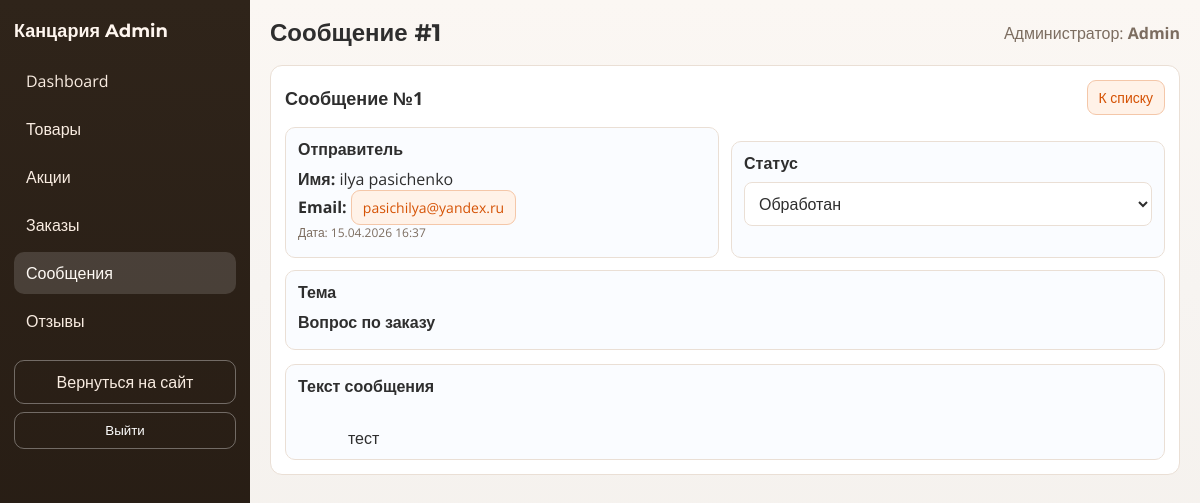
Screenshot of /admin/message_view.php?id=1 (signed in) with the database file from the repository.
### tables this page shows
CREATE TABLE `users` (
    `id` int(10) UNSIGNED NOT NULL,
    `role_id` int(10) UNSIGNED NOT NULL,
    `name` varchar(100) NOT NULL,
    `email` varchar(150) NOT NULL,
    `password_hash` varchar(255) NOT NULL,
    `phone` varchar(20) DEFAULT NULL,
    `is_verified` tinyint(1) NOT NULL DEFAULT '0',
    `email_verified_at` datetime DEFAULT NULL,
    `created_at` timestamp NULL DEFAULT CURRENT_TIMESTAMP,
    `updated_at` timestamp NULL DEFAULT CURRENT_TIMESTAMP ON UPDATE CURRENT_TIMESTAMP
);

CREATE TABLE `feedback` (
    `id` int(10) UNSIGNED NOT NULL,
    `name` varchar(100) NOT NULL,
    `email` varchar(150) NOT NULL,
    `phone` varchar(30) DEFAULT NULL,
    `subject` varchar(100) DEFAULT NULL,
    `message` text NOT NULL,
    `status` enum('new', 'in_progress', 'done') NOT NULL DEFAULT 'new',
    `status_updated_at` timestamp NULL DEFAULT NULL,
    `created_at` timestamp NULL DEFAULT CURRENT_TIMESTAMP
);

### admin/includes/bootstrap.php (called while the page is built, shortened)
<?php
function admin_e($value): string
{
    return htmlspecialchars((string)$value, ENT_QUOTES, 'UTF-8');
}
function admin_safe_int($value, int $default = 0): int
{
    return is_numeric($value) ? (int)$value : $default;
}

### admin/includes/auth.php (called while the page is built, shortened)
<?php
require_once __DIR__ . '/bootstrap.php';
function admin_current_user(): ?array
{
    global $pdo;
    $sessionAdminId = admin_safe_int($_SESSION['admin_user_id'] ?? 0);
    try {
        $stmt = $pdo->prepare(
            'SELECT u.id, u.name, u.email
             FROM users u
             INNER JOIN roles r ON r.id = u.role_id
             WHERE u.id = ? AND r.name = ? LIMIT 1'
        );
        $stmt->execute([$sessionAdminId, 'admin']);
        $user = $stmt->fetch();
        return is_array($user) ? $user : null;
    } catch (Throwable $e) {
        admin_log_error('admin_current_user', $e);
        return null;
    }
}
function admin_require_auth(): array
{
    $user = admin_current_user();
    return $user;
}

### includes/feedback.php (called while the page is built, shortened)
<?php
function app_feedback_ensure_schema(PDO $pdo): void
{
    try {
        $pdo->exec(
            "CREATE TABLE IF NOT EXISTS feedback (
                id INT UNSIGNED NOT NULL AUTO_INCREMENT,
                name VARCHAR(100) NOT NULL,
                email VARCHAR(150) NOT NULL,
                phone VARCHAR(30) NULL DEFAULT NULL,
                subject VARCHAR(255) NULL DEFAULT NULL,
                message TEXT NOT NULL,
                status ENUM('new','in_progress','done') NOT NULL DEFAULT 'new',
                status_updated_at TIMESTAMP NULL DEFAULT NULL,
                created_at TIMESTAMP NULL DEFAULT CURRENT_TIMESTAMP,
                PRIMARY KEY (id),
                KEY idx_feedback_created (created_at),
                KEY idx_feedback_status (status, created_at)
            ) ENGINE=InnoDB DEFAULT CHARSET=utf8mb4 COLLATE=utf8mb4_unicode_ci"
        );
        $columns = [];
        foreach ($pdo->query('SHOW COLUMNS FROM feedback') ?: [] as $column) {
            $columns[(string)$column['Field']] = true;
        }
    } catch (Throwable $e) {
        error_log('Feedback schema ensure error: ' . $e->getMessage());
    }
}

### admin/includes/feedback_tools.php (called while the page is built, shortened)
<?php
require_once __DIR__ . '/bootstrap.php';
require_once __DIR__ . '/../../includes/feedback.php';
function admin_feedback_status_labels(): array
{
    return [
        'new' => 'Новый',
        'in_progress' => 'В работе',
        'done' => 'Обработан',
    ];
}
function admin_feedback_schema(PDO $pdo): array
{
    static $cache = null;
    if (is_array($cache)) {
        return $cache;
    }
    app_feedback_ensure_schema($pdo);
    $cache = [
        'has_phone' => false,
        'has_status' => false,
        'has_status_updated_at' => false,
    ];
    try {
        $stmt = $pdo->query('SHOW COLUMNS FROM feedback');
        $rows = $stmt->fetchAll(PDO::FETCH_ASSOC) ?: [];
        $columns = [];
        foreach ($rows as $columnRow) {
            $field = (string)($columnRow['Field'] ?? '');
            if ($field !== '') {
                $columns[] = $field;
            }
        }
        if ($columns) {
            $cache['has_phone'] = in_array('phone', $columns, true);
            $cache['has_status'] = in_array('status', $columns, true);
            $cache['has_status_updated_at'] = in_array('status_updated_at', $columns, true);
        }
    } catch (Throwable $e) {
        admin_log_error('feedback_schema', $e);
    }
    return $cache;
}
function admin_feedback_get_fields(array $schema): array
{
    $fields = ['id', 'name', 'email', 'subject', 'message', 'created_at'];
    if ($schema['has_phone']) $fields[] = 'phone';
    if ($schema['has_status']) $fields[] = 'status';
    if ($schema['has_status_updated_at']) $fields[] = 'status_updated_at';
    return $fields;
}
function admin_feedback_fetch_one(PDO $pdo, int $id): ?array
{
    $schema = admin_feedback_schema($pdo);
    $fields = admin_feedback_get_fields($schema);
    $sql = 'SELECT ' . implode(', ', $fields) . ' FROM feedback WHERE id = ? LIMIT 1';
    try {
        $stmt = $pdo->prepare($sql);
        $stmt->execute([$id]);
        $row = $stmt->fetch();
        return is_array($row) ? $row : null;
    } catch (Throwable $e) {
        admin_log_error('feedback_fetch_one', $e);
        return null;
    }
}

### admin/message_view.php (the view, shortened to what this page needs)
<?php
require_once __DIR__ . '/includes/layout.php';
require_once __DIR__ . '/includes/feedback_tools.php';
global $pdo;
$messageId = admin_safe_int($_GET['id'] ?? 0);
$message = admin_feedback_fetch_one($pdo, $messageId);
$statusLabels = admin_feedback_status_labels();
admin_render_header('Сообщение #' . $messageId, 'messages');
?>
<section class="admin-form-wrap">
    <div class="admin-section-head">
        <h2>Сообщение №<?php echo $messageId; ?></h2>
        <a class="admin-link-btn" href="/admin/messages.php">К списку</a>
    </div>
    <div class="admin-grid-2">
        <div class="admin-panel">
            <h3>Отправитель</h3>
            <p><strong>Имя:</strong> <?php echo admin_e((string)$message['name']); ?></p>
            <p>
                <strong>Email:</strong>
                <a href="#" id="show-reply-form" class="admin-link-btn">
                    <?php echo admin_e((string)$message['email']); ?>
                </a>
            </p>
            <p class="admin-list__item-note">Дата: <?php echo date('d.m.Y H:i', strtotime((string)$message['created_at'])); ?></p>
        </div>
        <div class="admin-panel">
            <h3>Статус</h3>
            <form method="post" class="admin-form">
                <select name="status" onchange="this.form.submit()">
                    <?php foreach ($statusLabels as $key => $label): ?>
                        <option value="<?php echo $key; ?>" <?php echo $message['status'] === $key ? 'selected' : ''; ?>>
                            <?php echo $label; ?>
                        </option>
                    <?php endforeach; ?>
                </select>
            </form>
        </div>
    </div>
    <div class="admin-panel">
        <h3>Тема</h3>
        <p><strong><?php echo admin_e((string)($message['subject'] ?? 'Без темы')); ?></strong></p>
    </div>
    <div class="admin-panel">
        <h3>Текст сообщения</h3>
        <div class="admin-cell-text">
            <?php echo admin_e((string)$message['message']); ?>
        </div>
    </div>
</section>
<?php admin_render_footer(); ?>

### admin/includes/layout.php (shortened to what this page needs)
<?php
require_once __DIR__ . '/auth.php';
function admin_nav_items(): array
{
    return [
        'dashboard'  => ['label' => 'Dashboard', 'href' => '/admin/index.php'],
        'products'   => ['label' => 'Товары', 'href' => '/admin/products.php'],
        'promotions' => ['label' => 'Акции', 'href' => '/admin/promotions.php'],
        'orders'     => ['label' => 'Заказы', 'href' => '/admin/orders.php'],
        'messages'   => ['label' => 'Сообщения', 'href' => '/admin/messages.php'],
        'reviews'    => ['label' => 'Отзывы', 'href' => '/admin/reviews.php'],
    ];
}
function admin_render_header(string $title, string $active = ''): void
{
    $user = admin_require_auth();
    $nav = admin_nav_items();
?>
    <!DOCTYPE html>
    <html lang="ru">
    <head>
        <link rel="stylesheet" href="/admin/assets/css/admin-base.css">
        <link rel="stylesheet" href="/admin/assets/css/admin-layout.css">
        <link rel="stylesheet" href="/admin/assets/css/admin-components.css">
        <link rel="stylesheet" href="/admin/assets/css/admin-modules.css">
        <link rel="stylesheet" href="/admin/assets/css/admin-responsive.css">
    </head>
    <body class="admin-body">
        <div class="admin-shell">
            <aside class="admin-sidebar">
                <a class="admin-brand" href="/admin/index.php">Канцария <span>Admin</span></a>
                <nav class="admin-nav">
                    <?php foreach ($nav as $key => $item): ?>
                        <a class="admin-nav__item <?php echo $active === $key ? 'is-active' : ''; ?>"
                            href="<?php echo admin_e($item['href']); ?>">
                            <?php echo admin_e($item['label']); ?>
                        </a>
                    <?php endforeach; ?>
                </nav>
                <div class="admin-sidebar-footer">
                    <a class="admin-back-link" href="/index.php">Вернуться на сайт</a>
                    <form method="post" action="/admin/api/logout.php" class="admin-logout-form"
                        onsubmit="return confirm('Выйти из системы?');">
                        <button class="admin-logout-btn" type="submit">Выйти</button>
                    </form>
                </div>
            </aside>
            <main class="admin-main">
                <header class="admin-topbar">
                    <h1 class="admin-title"><?php echo admin_e($title); ?></h1>
                    <div class="admin-user">
                        <span class="admin-user__role">Администратор:</span>
                        <strong><?php echo admin_e($user['name'] ?? 'Admin'); ?></strong>
                    </div>
                </header>
                <div class="admin-content">
                <?php
}
function admin_render_footer(array $scripts = []): void
{
    ?>
                </div>
            </main>
        </div>
    </body>
    </html>
<?php
}

### admin/assets/css/admin-base.css (style rules this page uses)
:root { --bg: #f7f4f1; --panel: #ffffff; --line: #eadfd5; --text: #2e2e2e; --muted: #7c6d60; --brand: #d55204; --brand-soft: #fff2e8; --danger: #b42318; --success: #087443; --warning: #9a6700; }
* { box-sizing: border-box; }
body { margin: 0; font-family: "Open Sans", sans-serif; color: var(--text); background: linear-gradient(180deg, #fbf7f3 0%, #f7f4f1 36%, #f3efea 100%); }

### admin/assets/css/admin-layout.css (style rules this page uses)
.admin-shell { min-height: 100vh; display: grid; grid-template-columns: 250px minmax(0, 1fr); }
.admin-sidebar { background: linear-gradient(180deg, #2f241a 0%, #241a12 100%); color: #f9ece1; padding: 20px 14px; display: flex; flex-direction: column; gap: 18px; }
.admin-brand { color: #fff6ef; text-decoration: none; font-family: "Montserrat", sans-serif; font-weight: 700; font-size: 18px; }
.admin-nav { display: flex; flex-direction: column; gap: 6px; }
.admin-nav__item { display: block; border-radius: 10px; padding: 10px 12px; color: #f9ece1; text-decoration: none; transition: 0.18s ease; }
.admin-nav__item:hover, .admin-nav__item.is-active { background: rgba(255, 255, 255, 0.14); color: #fffaf5; }
.admin-logout-form { margin-top: 8px; }
.admin-logout-btn { width: 100%; border: 1px solid rgba(255, 255, 255, 0.34); background: transparent; color: #fff; border-radius: 10px; padding: 10px 12px; cursor: pointer; }
.admin-back-link { margin-top: auto; display: block; text-decoration: none; color: #f9ece1; border: 1px solid rgba(255, 255, 255, 0.34); border-radius: 10px; padding: 10px 12px; text-align: center; }
.admin-main { padding: 18px 20px 30px; }
.admin-topbar { display: flex; justify-content: space-between; align-items: center; margin-bottom: 18px; }
.admin-title { margin: 0; font-family: "Montserrat", sans-serif; font-size: 24px; }
.admin-user { color: var(--muted); }

### admin/assets/css/admin-components.css (style rules this page uses)
.admin-table-wrap, .admin-form-wrap { background: var(--panel); border: 1px solid var(--line); border-radius: 12px; padding: 14px; overflow: hidden; }
.admin-section-head { display: flex; justify-content: space-between; align-items: center; gap: 12px; margin-bottom: 12px; }
.admin-section-head h2 { margin: 0; font-size: 18px; }
.admin-link-btn { text-decoration: none; background: var(--brand-soft); border: 1px solid #f4c7a9; color: var(--brand); border-radius: 9px; padding: 7px 11px; font-size: 14px; }
.admin-form { display: grid; gap: 12px; }
.admin-form input, .admin-form textarea, .admin-form select, .admin-form button { font: inherit; }
.admin-form input, .admin-form textarea, .admin-form select { border: 1px solid var(--line); border-radius: 8px; padding: 9px 10px; background: #fff; color: var(--text); }

### admin/assets/css/admin-modules.css (style rules this page uses)
.admin-list__item-note { font-size: 12px; color: var(--muted); }
.admin-grid-2 { display: grid; grid-template-columns: repeat(2, minmax(0, 1fr)); gap: 12px; margin-bottom: 12px; }
.admin-panel { border: 1px solid var(--line); border-radius: 10px; padding: 10px 12px; background: #fafcff; }
.admin-panel h3 { margin: 0 0 8px; font-size: 16px; }
.admin-panel p { margin: 0 0 6px; }
.admin-cell-text { max-width: 300px; white-space: pre-wrap; word-break: break-word; }
.admin-panel + .admin-panel { margin-top: 14px; }

### rows the page displays
users: name "Admin"
feedback: name "ilya pasichenko", email "pasichilya@yandex.ru", created_at "15.04.2026 16:37", status "Обработан", subject "Вопрос по заказу", message "тест"

### other values shown
admin_e($item['label']) "Dashboard"
admin_e($item['label']) "Товары"
admin_e($item['label']) "Акции"
admin_e($item['label']) "Заказы"
admin_e($item['label']) "Сообщения"
admin_e($item['label']) "Отзывы"
admin_e($title) "Сообщение #1"
$messageId "1"
